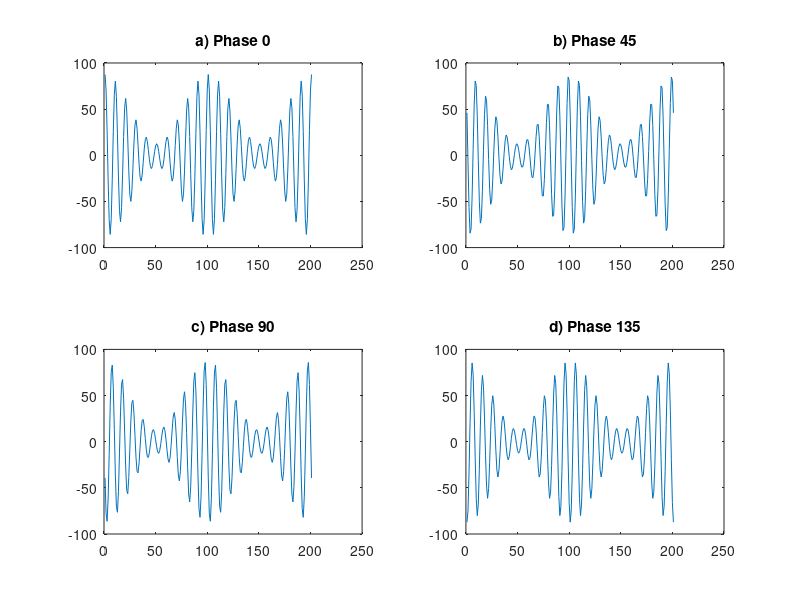

Source code (MATLAB):
% [redacted]
% HW4: 3.21
mu = 0.75;
Ac = 50;
fm = 1;
fc = 10;
t=-1:0.01:1;
figure

%a.)
phase = 0;
S = Ac.*(1+mu.*cos(2.*pi.*fm.*t)).*cos(2.*pi.*fc.*t + phase);
subplot(2,2,1)
plot(S)
title('a) Phase 0')

%b.)
phase = 45;
S = Ac.*(1+mu.*cos(2.*pi.*fm.*t)).*cos(2.*pi.*fc.*t + phase);
subplot(2,2,2)
plot(S)
title('b) Phase 45')

%c.)
phase = 90;
S = Ac.*(1+mu.*cos(2.*pi.*fm.*t)).*cos(2.*pi.*fc.*t + phase);
subplot(2,2,3)
plot(S)
title('c) Phase 90')

%d.)
phase = 135;
S = Ac.*(1+mu.*cos(2.*pi.*fm.*t)).*cos(2.*pi.*fc.*t + phase);
subplot(2,2,4)
plot(S)
title('d) Phase 135')